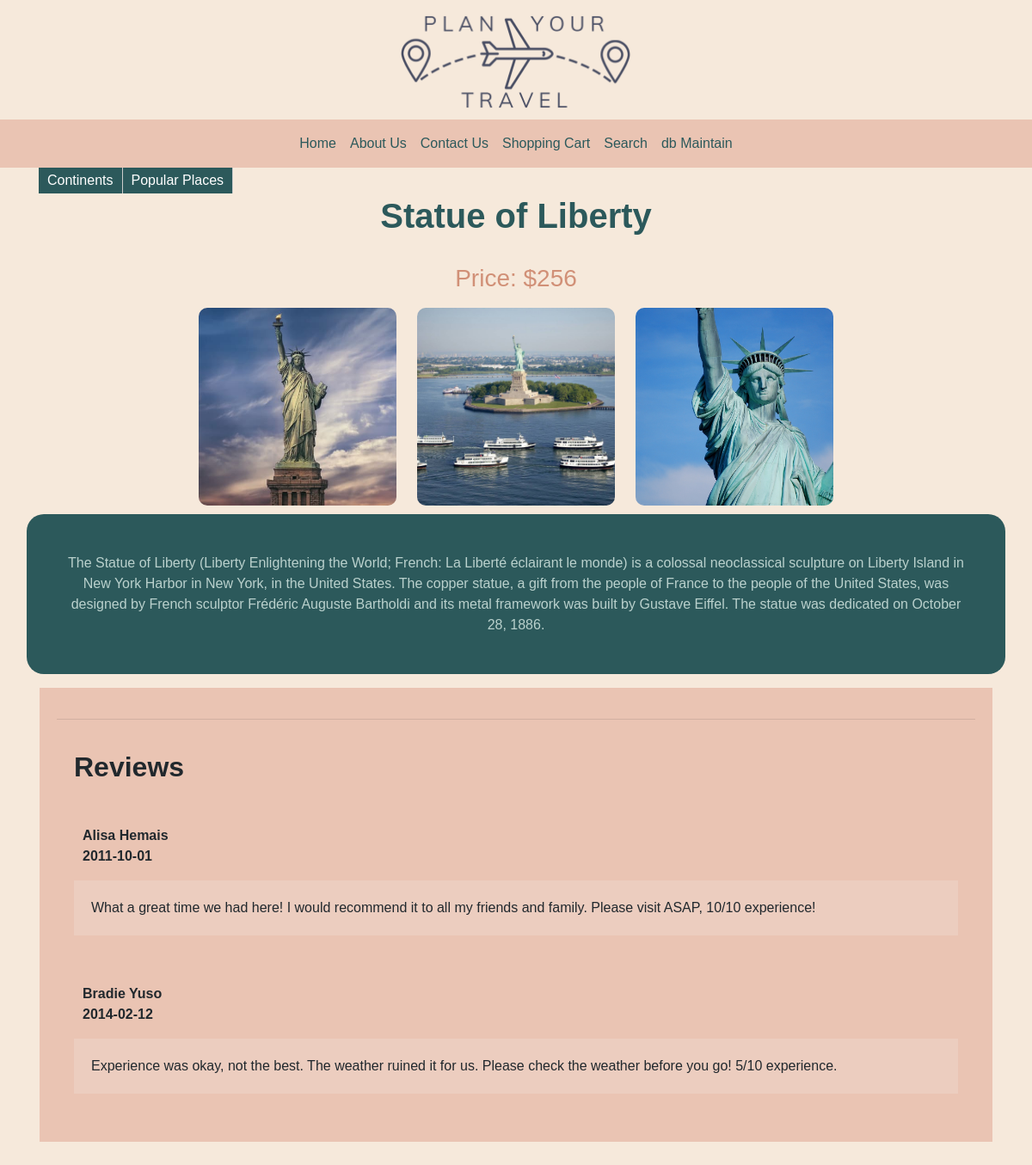
Page /readmore.php?id=1 on the committed database.
### tables this page shows
CREATE TABLE `travelinfo` (
  `place_id` int(11) NOT NULL,
  `place_name` varchar(255) DEFAULT NULL,
  `photo1` varchar(500) DEFAULT NULL,
  `photo2` varchar(500) DEFAULT NULL,
  `photo3` varchar(500) DEFAULT NULL,
  `place_desc` varchar(4000) DEFAULT NULL,
  `price` int(11) DEFAULT NULL
);

CREATE TABLE `review` (
  `id` int(11) NOT NULL,
  `place_id` int(11) DEFAULT NULL,
  `rev_name` varchar(255) DEFAULT NULL,
  `rev_date` date DEFAULT NULL,
  `review` varchar(4000) DEFAULT NULL
);

### readmore.php (the view, shortened to what this page needs)
<!DOCTYPE html>
<html lang="en">
<head>
      <link rel="stylesheet" href="https://maxcdn.bootstrapcdn.com/bootstrap/4.4.1/css/bootstrap.min.css">
      <link rel="stylesheet" href="style.css">
</head>
<body>
<?php include 'pageheader.php'; ?>
<div class="container p-3 my-3" id="content">
<div class = "caption" id="content">
<?php
  $user = 'root';
  $pass = '';
  $db = 'cps630';
  $id = '';
  if( isset( $_GET['id'])) {
      $id = $_GET['id'];
  }
  if( (int)$id == $id && (int)$id > 0 ) {
    $conn = mysqli_connect("localhost", $user, $pass, $db);
    $sql =  "SELECT * FROM TravelInfo WHERE place_id=". $id;
      $result = mysqli_query($conn, $sql);
while ($row = mysqli_fetch_array($result)) {
  echo "<h1>" . $row["place_name"]. "</h1><br> <h3 style = 'text-align:center;color: #D19077'> Price: $". $row["price"]."</h3><div class='row' id='content'>";
  echo "<div class='col-sm-12' id='content'>";
  echo "<img class ='readmore' src=". $row["photo1"]. " >
        <img class='readmore' src=". $row["photo2"]. ">
        <img class='readmore'src=". $row["photo3"]. ">";
  echo "</div>
   <div class = 'row'> <div class='col-sm-12'><p class = 'description'>". $row["place_desc"]."</p></div>
  </div></div>";
  }
  echo "<div class = 'review'><hr><h2 class= 'review'> Reviews </h2>";
  $sql =   "SELECT * FROM Review WHERE place_id=". $id;
  $result = mysqli_query($conn, $sql);
while ($row = mysqli_fetch_array($result)) {
  echo "<div class='row review'>";
   echo "<div class='col'><p class = 'head'>". $row["rev_name"]."<br>".$row["rev_date"]."</p>
  <p class = 'review_text'>". $row["review"]."</p></div>
  </div>";
  }
  echo "</div>";
  }
  ?>
</div>
</div>
</body>
</html>

### pageheader.php (shortened to what this page needs)
<div class="container">
          <img class="center-block" id="banner" src="images/banner.png">
</div>
<div>
  <nav class="navbar navbar-expand-sm justify-content-center navigation">
     <ul class="navbar-nav">
      <li class="nav-item">
        <a class="nav-link" href="#/!">Home</a>
      </li>
      <li class="nav-item">
        <a class="nav-link" href="#!aboutus">About Us</a>
      </li>
      <li class="nav-item">
        <a class="nav-link" href="#!contactus">Contact Us</a>
      </li>
      <li class="nav-item">
        <a class="nav-link" href="#!shoppingcart">Shopping Cart</a>
      </li>
      <li class="nav-item">
        <a class="nav-link" data-container="#content-1">Search</a>
      </li>
      <li class="nav-item">
        <a class="nav-link" data-container="#content-2">db Maintain</a>
      </li>
    </ul>
    </nav>
  </div>
<div class="container">
    <ul id="menu">
            <li class="parent"><a href="">Continents</a>
    <li class="parent"><a href="#">Popular Places</a>
  </ul>
</div>

### style.css (style rules this page uses)
.parent { display: block; position: relative; float: left;line-height: 30px;background-color: #2C595B; border-right:#CCC 1px solid; }
.parent a { margin: 10px;color: #FFFFFF;text-decoration: none; }
ul { list-style: none;margin: 0;padding: 0px; min-width:10em; }
a.nav-link { color: #2C595B; }
body { background-color: #F6E9DB; color: #21282D; font-family: 'Muli', sans-serif; }
h1 { text-align: center; font-family: 'Muli', sans-serif; font-weight: bold; color: #2C595B; }
h2 { font-family: 'Muli', sans-serif; font-weight: bold; color: #2C595B; }
.center-block { display: block; margin-left: auto; margin-right: auto; }
.navigation { background-color:#EAC4B3; }
#banner { max-width: 25%; height: auto; }
#menu { position: absolute; z-index: 1; }
img.readmore { width: 250px; height: 250px; object-fit: cover; border-radius: 20px; padding: 10px; }
.col-sm-12 { text-align:center; }
p.head { font-weight: bold; padding-left: 10px; }
.review { padding: 20px; background-color: #EAC4B3; color: #21282D; }
p.description { padding: 45px; border-radius: 20px; text-align: center; background-color: #2C595B; color: #BAD1CD; }
.review_text { padding: 20px; background-color: #ECCDBF; }

### rows in the picture
travelinfo: place_name "Statue of Liberty", price "256", photo1 (picture), photo2 (picture), photo3 (picture), place_desc "The Statue of Liberty (Liberty Enlightening the World; French: La Liberté éclairant le monde) is a colossal neoclassical sculpture on Liberty Island in New York Harbor in New York, in the United States. The copper statue, a gift from the people of France to the people of the United States, was designed by French sculptor Frédéric Auguste Bartholdi and its metal framework was built by Gustave Eiffel. The statue was dedicated on October 28, 1886."
review: rev_name "Alisa Hemais", rev_date "2011-10-01", review "What a great time we had here! I would recommend it to all my friends and family. Please visit ASAP, 10/10 experience!"
review: rev_name "Bradie Yuso", rev_date "2014-02-12", review "Experience was okay, not the best. The weather ruined it for us. Please check the weather before you go! 5/10 experience."
